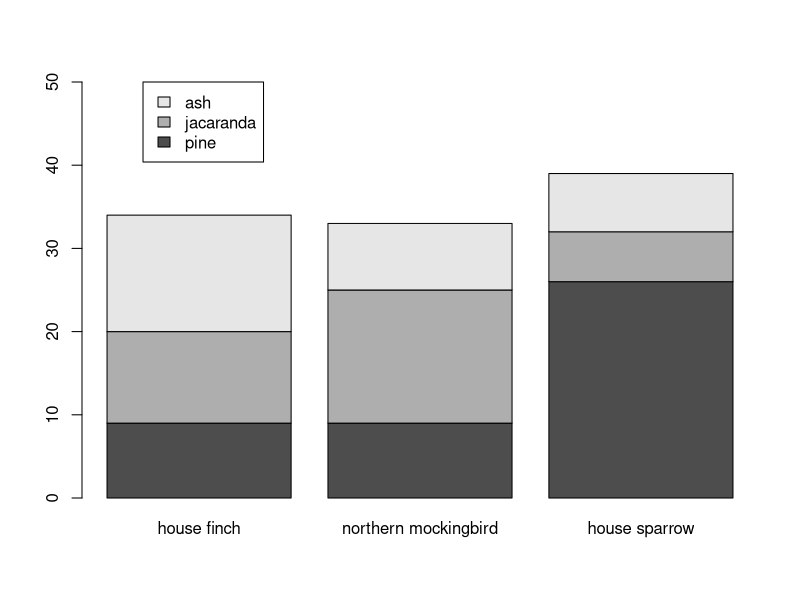

Recreate this plot in R.
## ---- chunk 1
knitr::opts_chunk$set(echo = TRUE)
## ---- chunk 2

bird_counts <- matrix(data = c(9,11,14,9,16,8,26,6,7),ncol=3)
row_names <- c("pine","jacaranda","ash")
col_names <- c("house finch","northern mockingbird","house sparrow")
dimnames(bird_counts) <- list(row_names,col_names)
bird_counts
## ---- chunk 3
chisq.test(bird_counts)
## ---- chunk 4
barplot(bird_counts, legend.text = row_names,
        ylim = c(0, 50),
        args.legend = c(x=1.05, y=50))
